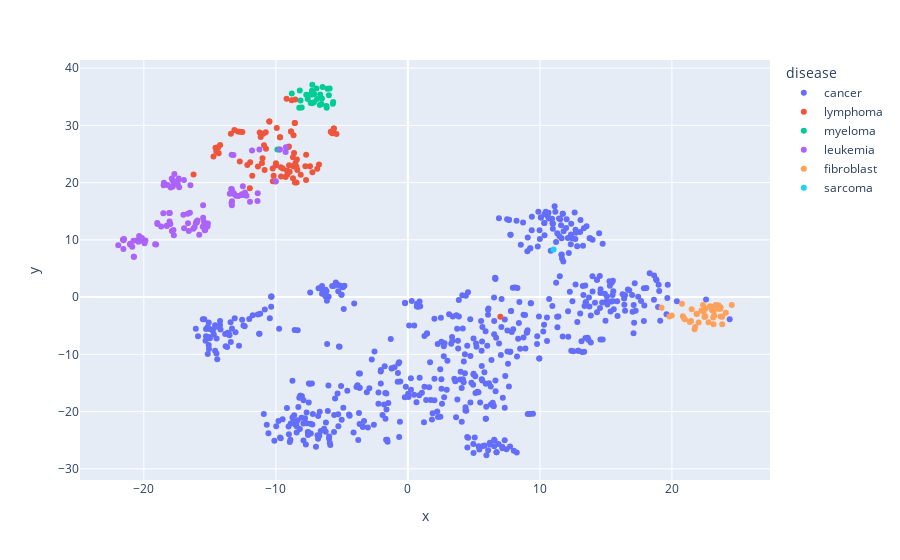
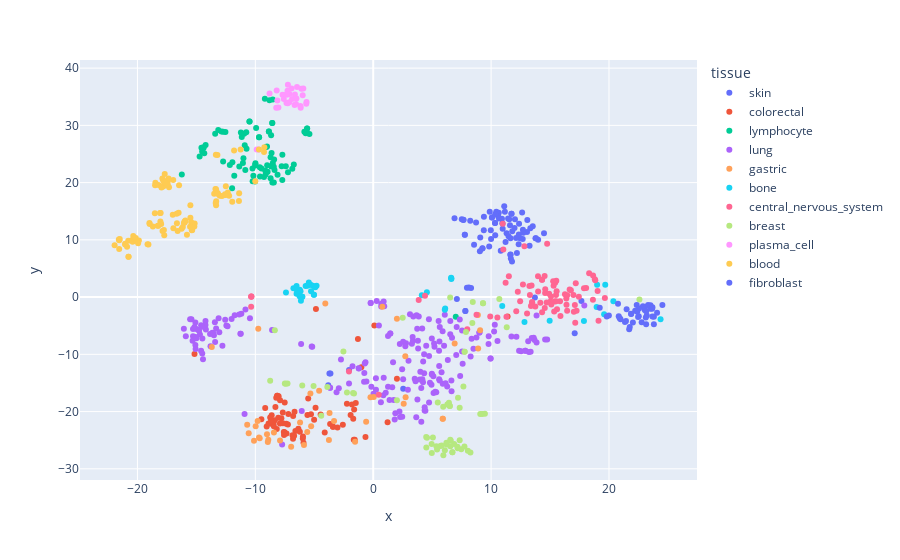

Notebook cell for these charts, in order:
### Code cell
x = special_tissue_data.iloc[:, 1:-3].values
Y=tsne.fit_transform(x)
Y.shape
dft = pd.DataFrame()
dft['x']=Y[:,0]
dft['y']=Y[:,1]
dft['tissue'] = special_tissue_data.tissue.values
dft['disease']=special_tissue_data.disease.values

px.scatter(dft,x='x',y='y',color='disease').show()
px.scatter(dft,x='x',y='y',color='tissue').show()
